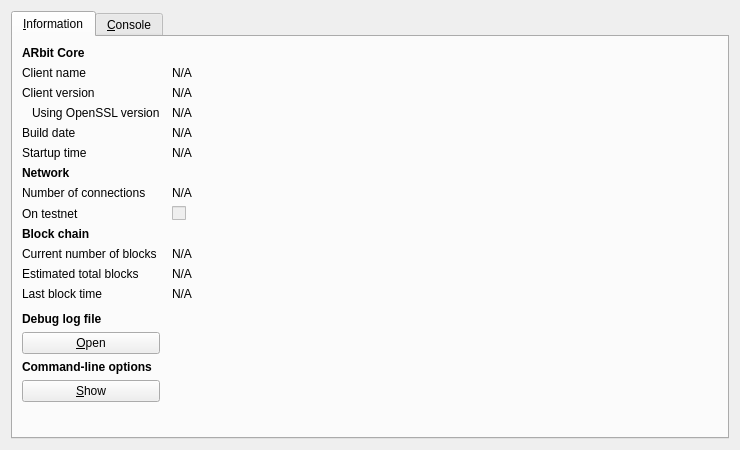
<?xml version="1.0" encoding="UTF-8"?>
<ui version="4.0">
 <class>RPCConsole</class>
 <widget class="QDialog" name="RPCConsole">
  <property name="geometry">
   <rect>
    <x>0</x>
    <y>0</y>
    <width>740</width>
    <height>450</height>
   </rect>
  </property>
  <property name="windowTitle">
   <string>ARbit - Debug window</string>
  </property>
  <layout class="QVBoxLayout" name="verticalLayout_2">
   <item>
    <widget class="QTabWidget" name="tabWidget">
     <property name="currentIndex">
      <number>0</number>
     </property>
     <widget class="QWidget" name="tab_info">
      <attribute name="title">
       <string>&amp;Information</string>
      </attribute>
      <layout class="QGridLayout" name="gridLayout" columnstretch="0,1">
       <property name="horizontalSpacing">
        <number>12</number>
       </property>
       <item row="0" column="0">
        <widget class="QLabel" name="label_9">
         <property name="font">
          <font>
           <weight>75</weight>
           <bold>true</bold>
          </font>
         </property>
         <property name="text">
          <string>ARbit Core</string>
         </property>
        </widget>
       </item>
       <item row="1" column="0">
        <widget class="QLabel" name="label_5">
         <property name="text">
          <string>Client name</string>
         </property>
        </widget>
       </item>
       <item row="1" column="1">
        <widget class="QLabel" name="clientName">
         <property name="cursor">
          <cursorShape>IBeamCursor</cursorShape>
         </property>
         <property name="text">
          <string>N/A</string>
         </property>
         <property name="textFormat">
          <enum>Qt::PlainText</enum>
         </property>
         <property name="textInteractionFlags">
          <set>Qt::LinksAccessibleByMouse|Qt::TextSelectableByKeyboard|Qt::TextSelectableByMouse</set>
         </property>
        </widget>
       </item>
       <item row="2" column="0">
        <widget class="QLabel" name="label_6">
         <property name="text">
          <string>Client version</string>
         </property>
        </widget>
       </item>
       <item row="2" column="1">
        <widget class="QLabel" name="clientVersion">
         <property name="cursor">
          <cursorShape>IBeamCursor</cursorShape>
         </property>
         <property name="text">
          <string>N/A</string>
         </property>
         <property name="textFormat">
          <enum>Qt::PlainText</enum>
         </property>
         <property name="textInteractionFlags">
          <set>Qt::LinksAccessibleByMouse|Qt::TextSelectableByKeyboard|Qt::TextSelectableByMouse</set>
         </property>
        </widget>
       </item>
       <item row="3" column="0">
        <widget class="QLabel" name="label_14">
         <property name="text">
          <string>Using OpenSSL version</string>
         </property>
         <property name="indent">
          <number>10</number>
         </property>
        </widget>
       </item>
       <item row="3" column="1">
        <widget class="QLabel" name="openSSLVersion">
         <property name="cursor">
          <cursorShape>IBeamCursor</cursorShape>
         </property>
         <property name="text">
          <string>N/A</string>
         </property>
         <property name="textFormat">
          <enum>Qt::PlainText</enum>
         </property>
         <property name="textInteractionFlags">
          <set>Qt::LinksAccessibleByMouse|Qt::TextSelectableByKeyboard|Qt::TextSelectableByMouse</set>
         </property>
        </widget>
       </item>
       <item row="4" column="0">
        <widget class="QLabel" name="label_12">
         <property name="text">
          <string>Build date</string>
         </property>
        </widget>
       </item>
       <item row="4" column="1">
        <widget class="QLabel" name="buildDate">
         <property name="cursor">
          <cursorShape>IBeamCursor</cursorShape>
         </property>
         <property name="text">
          <string>N/A</string>
         </property>
         <property name="textFormat">
          <enum>Qt::PlainText</enum>
         </property>
         <property name="textInteractionFlags">
          <set>Qt::LinksAccessibleByMouse|Qt::TextSelectableByKeyboard|Qt::TextSelectableByMouse</set>
         </property>
        </widget>
       </item>
       <item row="5" column="0">
        <widget class="QLabel" name="label_13">
         <property name="text">
          <string>Startup time</string>
         </property>
        </widget>
       </item>
       <item row="5" column="1">
        <widget class="QLabel" name="startupTime">
         <property name="cursor">
          <cursorShape>IBeamCursor</cursorShape>
         </property>
         <property name="text">
          <string>N/A</string>
         </property>
         <property name="textFormat">
          <enum>Qt::PlainText</enum>
         </property>
         <property name="textInteractionFlags">
          <set>Qt::LinksAccessibleByMouse|Qt::TextSelectableByKeyboard|Qt::TextSelectableByMouse</set>
         </property>
        </widget>
       </item>
       <item row="6" column="0">
        <widget class="QLabel" name="label_11">
         <property name="font">
          <font>
           <weight>75</weight>
           <bold>true</bold>
          </font>
         </property>
         <property name="text">
          <string>Network</string>
         </property>
        </widget>
       </item>
       <item row="7" column="0">
        <widget class="QLabel" name="label_7">
         <property name="text">
          <string>Number of connections</string>
         </property>
        </widget>
       </item>
       <item row="7" column="1">
        <widget class="QLabel" name="numberOfConnections">
         <property name="cursor">
          <cursorShape>IBeamCursor</cursorShape>
         </property>
         <property name="text">
          <string>N/A</string>
         </property>
         <property name="textFormat">
          <enum>Qt::PlainText</enum>
         </property>
         <property name="textInteractionFlags">
          <set>Qt::LinksAccessibleByMouse|Qt::TextSelectableByKeyboard|Qt::TextSelectableByMouse</set>
         </property>
        </widget>
       </item>
       <item row="8" column="0">
        <widget class="QLabel" name="label_8">
         <property name="text">
          <string>On testnet</string>
         </property>
        </widget>
       </item>
       <item row="8" column="1">
        <widget class="QCheckBox" name="isTestNet">
         <property name="enabled">
          <bool>false</bool>
         </property>
         <property name="text">
          <string/>
         </property>
        </widget>
       </item>
       <item row="9" column="0">
        <widget class="QLabel" name="label_10">
         <property name="font">
          <font>
           <weight>75</weight>
           <bold>true</bold>
          </font>
         </property>
         <property name="text">
          <string>Block chain</string>
         </property>
        </widget>
       </item>
       <item row="10" column="0">
        <widget class="QLabel" name="label_3">
         <property name="text">
          <string>Current number of blocks</string>
         </property>
        </widget>
       </item>
       <item row="10" column="1">
        <widget class="QLabel" name="numberOfBlocks">
         <property name="cursor">
          <cursorShape>IBeamCursor</cursorShape>
         </property>
         <property name="text">
          <string>N/A</string>
         </property>
         <property name="textFormat">
          <enum>Qt::PlainText</enum>
         </property>
         <property name="textInteractionFlags">
          <set>Qt::LinksAccessibleByMouse|Qt::TextSelectableByKeyboard|Qt::TextSelectableByMouse</set>
         </property>
        </widget>
       </item>
       <item row="11" column="0">
        <widget class="QLabel" name="label_4">
         <property name="text">
          <string>Estimated total blocks</string>
         </property>
        </widget>
       </item>
       <item row="11" column="1">
        <widget class="QLabel" name="totalBlocks">
         <property name="cursor">
          <cursorShape>IBeamCursor</cursorShape>
         </property>
         <property name="text">
          <string>N/A</string>
         </property>
         <property name="textFormat">
          <enum>Qt::PlainText</enum>
         </property>
         <property name="textInteractionFlags">
          <set>Qt::LinksAccessibleByMouse|Qt::TextSelectableByKeyboard|Qt::TextSelectableByMouse</set>
         </property>
        </widget>
       </item>
       <item row="12" column="0">
        <widget class="QLabel" name="label_2">
         <property name="text">
          <string>Last block time</string>
         </property>
        </widget>
       </item>
       <item row="12" column="1">
        <widget class="QLabel" name="lastBlockTime">
         <property name="cursor">
          <cursorShape>IBeamCursor</cursorShape>
         </property>
         <property name="text">
          <string>N/A</string>
         </property>
         <property name="textFormat">
          <enum>Qt::PlainText</enum>
         </property>
         <property name="textInteractionFlags">
          <set>Qt::LinksAccessibleByMouse|Qt::TextSelectableByKeyboard|Qt::TextSelectableByMouse</set>
         </property>
        </widget>
       </item>
       <item row="13" column="0">
        <spacer name="verticalSpacer_2">
         <property name="orientation">
          <enum>Qt::Vertical</enum>
         </property>
         <property name="sizeHint" stdset="0">
          <size>
           <width>20</width>
           <height>20</height>
          </size>
         </property>
        </spacer>
       </item>
       <item row="14" column="0">
        <widget class="QLabel" name="labelDebugLogfile">
         <property name="font">
          <font>
           <weight>75</weight>
           <bold>true</bold>
          </font>
         </property>
         <property name="text">
          <string>Debug log file</string>
         </property>
        </widget>
       </item>
       <item row="15" column="0">
        <widget class="QPushButton" name="openDebugLogfileButton">
         <property name="toolTip">
          <string>Open the ARbit debug log file from the current data directory. This can take a few seconds for large log files.</string>
         </property>
         <property name="text">
          <string>&amp;Open</string>
         </property>
         <property name="autoDefault">
          <bool>false</bool>
         </property>
        </widget>
       </item>
       <item row="16" column="0">
        <widget class="QLabel" name="labelCLOptions">
         <property name="font">
          <font>
           <weight>75</weight>
           <bold>true</bold>
          </font>
         </property>
         <property name="text">
          <string>Command-line options</string>
         </property>
        </widget>
       </item>
       <item row="17" column="0">
        <widget class="QPushButton" name="showCLOptionsButton">
         <property name="toolTip">
          <string>Show the ARbit-Qt help message to get a list with possible ARbit command-line options.</string>
         </property>
         <property name="text">
          <string>&amp;Show</string>
         </property>
         <property name="autoDefault">
          <bool>false</bool>
         </property>
        </widget>
       </item>
       <item row="18" column="0">
        <spacer name="verticalSpacer">
         <property name="orientation">
          <enum>Qt::Vertical</enum>
         </property>
         <property name="sizeHint" stdset="0">
          <size>
           <width>20</width>
           <height>40</height>
          </size>
         </property>
        </spacer>
       </item>
      </layout>
     </widget>
     <widget class="QWidget" name="tab_console">
      <attribute name="title">
       <string>&amp;Console</string>
      </attribute>
      <layout class="QVBoxLayout" name="verticalLayout_3">
       <property name="spacing">
        <number>3</number>
       </property>
       <item>
        <widget class="QTextEdit" name="messagesWidget">
         <property name="minimumSize">
          <size>
           <width>0</width>
           <height>100</height>
          </size>
         </property>
         <property name="readOnly">
          <bool>true</bool>
         </property>
         <property name="tabKeyNavigation" stdset="0">
          <bool>false</bool>
         </property>
         <property name="columnCount" stdset="0">
          <number>2</number>
         </property>
        </widget>
       </item>
       <item>
        <layout class="QHBoxLayout" name="horizontalLayout">
         <property name="spacing">
          <number>3</number>
         </property>
         <item>
          <widget class="QLabel" name="label">
           <property name="text">
            <string notr="true">&gt;</string>
           </property>
          </widget>
         </item>
         <item>
          <widget class="QLineEdit" name="lineEdit"/>
         </item>
         <item>
          <widget class="QPushButton" name="clearButton">
           <property name="maximumSize">
            <size>
             <width>24</width>
             <height>24</height>
            </size>
           </property>
           <property name="toolTip">
            <string>Clear console</string>
           </property>
           <property name="text">
            <string/>
           </property>
           <property name="icon">
            <iconset resource="../bitcoin.qrc">
             <normaloff>:/icons/remove</normaloff>:/icons/remove</iconset>
           </property>
           <property name="shortcut">
            <string notr="true">Ctrl+L</string>
           </property>
           <property name="autoDefault">
            <bool>false</bool>
           </property>
          </widget>
         </item>
        </layout>
       </item>
      </layout>
     </widget>
    </widget>
   </item>
  </layout>
 </widget>
 <resources>
  <include location="../bitcoin.qrc"/>
 </resources>
 <connections/>
</ui>
